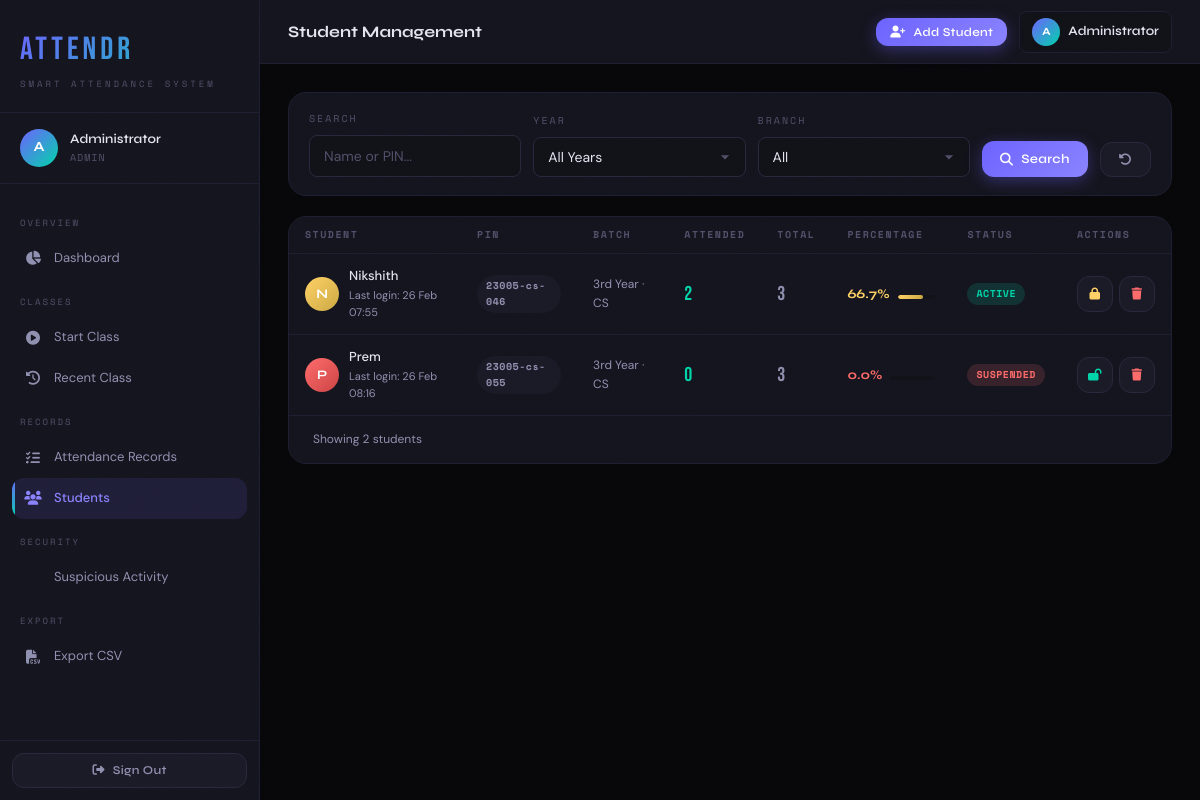
The page /admin/students (signed in) on the database its author committed.
### app.py (models this page shows, shortened)
class User(UserMixin, db.Model):
    __tablename__ = 'user'
    id           = db.Column(db.Integer, primary_key=True)
    pin          = db.Column(db.String(30), unique=True, nullable=False, index=True)
    name         = db.Column(db.String(120), nullable=False)
    password     = db.Column(db.String(256), nullable=False)
    role         = db.Column(db.String(10), default='student', nullable=False)
    year         = db.Column(db.String(10), nullable=True)
    branch       = db.Column(db.String(20), nullable=True)
    is_active    = db.Column(db.Boolean, default=True)
    is_suspended = db.Column(db.Boolean, default=False)
    last_login   = db.Column(db.DateTime, nullable=True)
    created_at   = db.Column(db.DateTime, default=datetime.utcnow)
    attendances      = db.relationship('Attendance', backref='student', lazy='dynamic',
                                       foreign_keys='Attendance.student_id')
    suspicious_logs  = db.relationship('SuspiciousLog', backref='user', lazy='dynamic')

### app.py (the view)
@app.route('/admin/students')
@login_required
def student_info():
    if current_user.role != 'admin':
        return redirect(url_for('student_dashboard'))
    year   = request.args.get('year', '')
    branch = request.args.get('branch', '').upper()
    search = request.args.get('search', '').strip()
    q = User.query.filter_by(role='student')
    if year:
        q = q.filter(User.year == year)
    if branch:
        q = q.filter(func.upper(User.branch) == branch)
    if search:
        q = q.filter(or_(User.name.ilike(f'%{search}%'),
                         User.pin.ilike(f'%{search}%')))
    students = q.order_by(User.name).all()
    enriched = []
    for s in students:
        sy = (s.year   or '').strip()
        sb = (s.branch or '').strip().upper()
        total = (ClassSession.query
                 .filter(ClassSession.year == sy,
                         func.upper(ClassSession.branch) == sb)
                 .count())
        att = (Attendance.query
               .join(ClassSession, Attendance.session_id == ClassSession.id)
               .filter(Attendance.student_id == s.id,
                       ClassSession.year == sy,
                       func.upper(ClassSession.branch) == sb)
               .count())
        pct = round(att / total * 100, 1) if total else 0
        enriched.append({'user': s, 'total': total, 'attended': att, 'pct': pct})
    return render_template('student_info.html', students=enriched,
                           year=year, branch=branch, search=search)

### app.py (called while the page is built)
@login_manager.user_loader
def load_user(user_id):
    return User.query.get(int(user_id))

### templates/student_info.html (shortened to what this page needs)
{% extends "base.html" %}
{% block page_title %}Student Management{% endblock %}
{% block topbar_actions %}
  <button class="btn btn-primary btn-sm" onclick="document.getElementById('add-modal').classList.add('open')">
    <i class="fas fa-user-plus"></i> Add Student
  </button>
{% endblock %}
{% block content %}
<form method="GET" action="{{ url_for('student_info') }}">
  <div class="filter-bar" style="margin-bottom:20px;">
    <div class="form-group">
      <label class="form-label">SEARCH</label>
      <input type="text" name="search" class="form-control" placeholder="Name or PIN..." value="{{ search }}"/>
    </div>
    <div class="form-group">
      <label class="form-label">YEAR</label>
      <select name="year" class="form-control">
        <option value="">All Years</option>
      </select>
    </div>
    <div class="form-group">
      <label class="form-label">BRANCH</label>
      <select name="branch" class="form-control">
        <option value="">All</option>
      </select>
    </div>
    <button type="submit" class="btn btn-primary"><i class="fas fa-search"></i> Search</button>
    <a href="{{ url_for('student_info') }}" class="btn btn-ghost"><i class="fas fa-rotate-left"></i></a>
  </div>
</form>
<div class="card">
  <div class="card-body" style="padding:0;">
    <div class="table-wrap">
      <table>
        <thead>
          <tr>
            <th>STUDENT</th>
            <th>PIN</th>
            <th>BATCH</th>
            <th>ATTENDED</th>
            <th>TOTAL</th>
            <th>PERCENTAGE</th>
            <th>STATUS</th>
            <th>ACTIONS</th>
          </tr>
        </thead>
        <tbody>
          {% for item in students %}
          {% set s = item.user %}
          <tr>
            <td>
              <div style="display:flex;align-items:center;gap:10px;">
                <div class="avatar" style="width:34px;height:34px;font-size:13px;
                  background:linear-gradient(135deg,
                    {% if item.pct >= 75 %}var(--teal),var(--teal-d)
                    {% elif item.pct >= 60 %}var(--amber),var(--amber-d)
                    {% else %}var(--red),var(--red-d){% endif %});">
                  {{ s.name[0].upper() }}
                </div>
                <div>
                  <div style="font-weight:500;font-size:13px;">{{ s.name }}</div>
                  <div class="text-xs text-muted">Last login: {{ s.last_login.strftime('%d %b %H:%M') if s.last_login else 'Never' }}</div>
                </div>
              </div>
            </td>
            <td><span class="badge badge-neutral font-mono">{{ s.pin }}</span></td>
            <td class="text-sm text-muted">{{ s.year }} · {{ s.branch }}</td>
            <td style="font-family:'Bebas Neue',sans-serif;font-size:20px;color:var(--teal);">{{ item.attended }}</td>
            <td style="font-family:'Bebas Neue',sans-serif;font-size:20px;color:var(--text2);">{{ item.total }}</td>
            <td style="min-width:120px;">
              <div style="display:flex;align-items:center;gap:8px;">
                <span style="font-family:'Syne',sans-serif;font-weight:700;color:
                  {{ 'var(--teal)' if item.pct >= 75 else ('var(--amber)' if item.pct >= 60 else 'var(--red)') }}">
                  {{ item.pct }}%
                </span>
                <div class="progress-bar" style="flex:1;">
                  <div class="progress-fill {{ 'good' if item.pct >= 75 else ('warning' if item.pct >= 60 else 'danger') }}"
                       data-pct="{{ item.pct }}" style="width:0%"></div>
                </div>
              </div>
            </td>
            <td>
              {% if s.is_suspended %}
                <span class="badge badge-danger">SUSPENDED</span>
              {% elif not s.is_active %}
                <span class="badge badge-neutral">INACTIVE</span>
              {% else %}
                <span class="badge badge-teal">ACTIVE</span>
              {% endif %}
            </td>
            <td>
              <div style="display:flex;gap:6px;">
                <form method="POST" action="{{ url_for('toggle_suspend', uid=s.id) }}" style="display:inline;">
                  <button type="submit" class="btn btn-ghost btn-icon btn-sm"
                          data-tip="{{ 'Unsuspend' if s.is_suspended else 'Suspend' }}"
                          onclick="return confirm('{{ 'Unsuspend' if s.is_suspended else 'Suspend' }} {{ s.name }}?')">
                    <i class="fas fa-{{ 'lock-open' if s.is_suspended else 'lock' }}"
                       style="color:{{ 'var(--teal)' if s.is_suspended else 'var(--amber)' }}"></i>
                  </button>
                </form>
                <form method="POST" action="{{ url_for('delete_student', uid=s.id) }}" style="display:inline;">
                  <button type="submit" class="btn btn-ghost btn-icon btn-sm"
                          data-tip="Delete"
                          onclick="return confirm('Permanently delete {{ s.name }}? This cannot be undone.')">
                    <i class="fas fa-trash" style="color:var(--red)"></i>
                  </button>
                </form>
              </div>
            </td>
          </tr>
          {% else %}
          <tr>
            <td colspan="8">
              <div class="empty-state"><i class="fas fa-users-slash"></i><p>No students found.</p></div>
            </td>
          </tr>
          {% endfor %}
        </tbody>
      </table>
    </div>
  </div>
  {% if students %}
  <div class="card-footer text-muted text-sm">
    Showing {{ students|length }} student{{ 's' if students|length != 1 else '' }}
  </div>
  {% endif %}
</div>
{% endblock %}

### templates/base.html (shortened to what this page needs)
<!DOCTYPE html>
<html lang="en">
<head>
  <link rel="stylesheet" href="https://cdnjs.cloudflare.com/ajax/libs/font-awesome/6.5.0/css/all.min.css"/>
</head>
<body>
{% if current_user.is_authenticated %}
<div class="app-layout">
  <aside class="sidebar" id="sidebar">
    <div class="sidebar-logo">
      <div class="logo-text">ATTENDR</div>
      <div class="logo-sub">SMART ATTENDANCE SYSTEM</div>
    </div>
    <div class="sidebar-user">
      <div class="avatar">{{ current_user.name[0].upper() }}</div>
      <div class="sidebar-user-info">
        <div class="sidebar-user-name">{{ current_user.name }}</div>
        <div class="sidebar-user-role">{{ current_user.role.upper() }}
        </div>
      </div>
    </div>
    <nav class="sidebar-nav">
      {% if current_user.role == 'admin' %}
        <div class="nav-section-label">OVERVIEW</div>
        <a href="{{ url_for('admin_dashboard') }}" class="nav-item {% if request.endpoint == 'admin_dashboard' %}active{% endif %}">
          <i class="fas fa-chart-pie"></i> Dashboard
        </a>
        <div class="nav-section-label">CLASSES</div>
        <a href="{{ url_for('start_class') }}" class="nav-item {% if request.endpoint == 'start_class' %}active{% endif %}">
          <i class="fas fa-play-circle"></i> Start Class
        </a>
        <a href="{{ url_for('recent_class') }}" class="nav-item {% if request.endpoint == 'recent_class' %}active{% endif %}">
          <i class="fas fa-clock-rotate-left"></i> Recent Class
        </a>
        <div class="nav-section-label">RECORDS</div>
        <a href="{{ url_for('attendance_dashboard') }}" class="nav-item {% if request.endpoint == 'attendance_dashboard' %}active{% endif %}">
          <i class="fas fa-list-check"></i> Attendance Records
        </a>
        <a href="{{ url_for('student_info') }}" class="nav-item {% if request.endpoint == 'student_info' %}active{% endif %}">
          <i class="fas fa-users"></i> Students
        </a>
        <div class="nav-section-label">SECURITY</div>
        <a href="{{ url_for('suspicious_panel') }}" class="nav-item {% if request.endpoint == 'suspicious_panel' %}active{% endif %}">
           Suspicious Activity
        </a>
        <div class="nav-section-label">EXPORT</div>
        <a href="{{ url_for('export_csv') }}" class="nav-item">
          <i class="fas fa-file-csv"></i> Export CSV
        </a>
      {% endif %}
    </nav>
    <div class="sidebar-footer">
      <a href="{{ url_for('logout') }}" class="btn btn-ghost btn-full btn-sm">
        <i class="fas fa-right-from-bracket"></i> Sign Out
      </a>
    </div>
  </aside>
  <main class="main-content">
    <header class="topbar">
      <div class="topbar-title">{% block page_title %}{% endblock %}</div>
      <div class="topbar-actions">
        {% block topbar_actions %}{% endblock %}
        <div style="display:flex; align-items:center; gap:8px; padding: 6px 12px; background:var(--bg3); border:1px solid var(--border); border-radius: var(--r-sm);">
          <div class="avatar" style="width:28px;height:28px;font-size:11px;">{{ current_user.name[0].upper() }}</div>
          <span style="font-size:13px; font-family:'Syne',sans-serif; font-weight:600;">{{ current_user.name.split()[0] }}</span>
        </div>
      </div>
    </header>
    <div class="page-body fade-in">
      {% block content %}{% endblock %}
    </div>
  </main>
</div>
{% else %}
{% block auth_content %}{% endblock %}
{% endif %}
</body>
</html>

### rows shown on the page
User: name "A", name "Administrator", role "ADMIN", is_active True (drawn)
User: name "N", name "Nikshith", last_login "26 Feb 07:55", pin "23005-cs-046", year "3rd Year", branch "CS"
User: name "P", name "Prem", last_login "26 Feb 08:16", pin "23005-cs-055", year "3rd Year", branch "CS"

### other values the page prints
{{ item.attended }} "2" "0"
{{ item.total }} "3" "3"
{{ item.pct }} "66.7" "0.0"
{{ students|length }} "2"
{{ 's' if students|length != 1 else '' }} "s"
